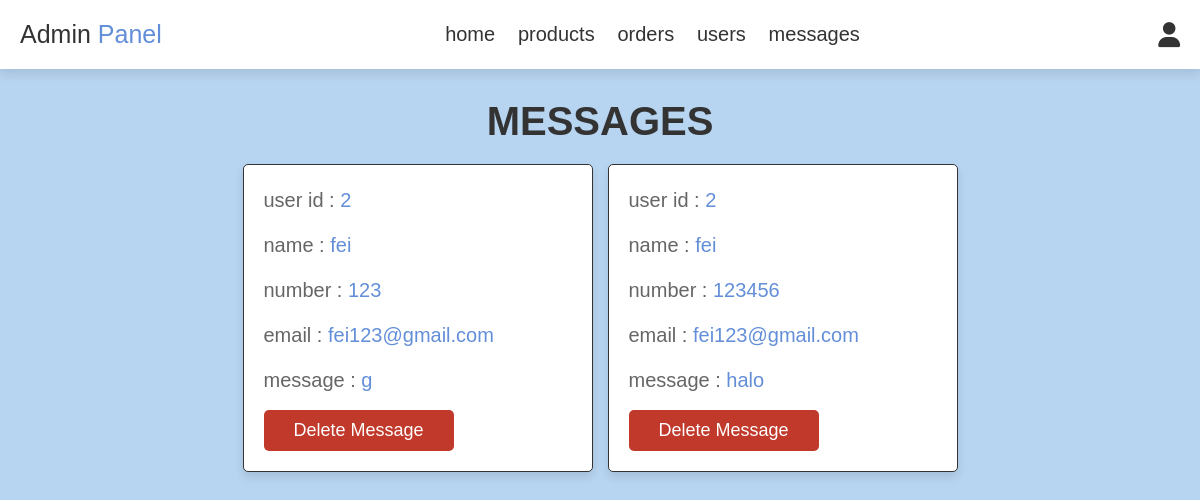
/admin_contacts.php (signed in), run on the app's committed database.
### tables this page shows
CREATE TABLE `message` (
  `id` int(100) NOT NULL,
  `user_id` int(100) NOT NULL,
  `name` varchar(100) NOT NULL,
  `email` varchar(100) NOT NULL,
  `number` varchar(12) NOT NULL,
  `message` varchar(500) NOT NULL
);

### admin_contacts.php (the view, shortened to what this page needs)
<?php
include 'config.php';
?>
<!DOCTYPE html>
<html lang="en">
<head>
   <link rel="stylesheet" href="https://cdnjs.cloudflare.com/ajax/libs/font-awesome/6.0.0/css/all.min.css">
    <link rel="stylesheet" href="css/admin_style.css">
</head>
<body>
<?php include 'admin_header.php'; ?>
<section class="messages">
   <h1 class="title"> messages </h1>
   <div class="box-container">
   <?php
      $select_message = mysqli_query($conn, "SELECT * FROM `message`") or die('query failed');
      if(mysqli_num_rows($select_message) > 0){
         while($fetch_message = mysqli_fetch_assoc($select_message)){
   ?>
   <div class="box">
      <p> user id : <span><?php echo $fetch_message['user_id']; ?></span> </p>
      <p> name : <span><?php echo $fetch_message['name']; ?></span> </p>
      <p> number : <span><?php echo $fetch_message['number']; ?></span> </p>
      <p> email : <span><?php echo $fetch_message['email']; ?></span> </p>
      <p> message : <span><?php echo $fetch_message['message']; ?></span> </p>
      <a href="admin_contacts.php?delete=<?php echo $fetch_message['id']; ?>" onclick="return confirm('delete this message?');" class="delete-btn">delete message</a>
   </div>
   <?php
      };
   }else{
      echo '<p class="empty">you have no messages!</p>';
   }
   ?>
   </div>
</section>
</body>
</html>

### css/admin_style.css (style rules this page uses)
:root { --purple:rgb(99, 142, 216); --red:#c0392b; --orange:rgb(99, 163, 240); --black:#333; --white:#fff; --light-color:#666; --light-white:rgb(174, 175, 178); --light-bg:rgb(183, 212, 240); --border:.1rem solid var(--black); --box-shadow:0 .5rem 1rem rgba(0,0,0,.1); }
* { font-family: Verdana, Geneva, Tahoma, sans-serif; margin:0; padding:0; box-sizing: border-box; outline: none; border:none; text-decoration: none; transition:all .2s linear; }
html { font-size: 62.5%; overflow-x: hidden; }
body { background-color: var(--light-bg); }
section { padding:3rem 2rem; }
.title { text-align: center; margin-bottom: 2rem; text-transform: uppercase; color:var(--black); font-size: 4rem; }
.btn, .option-btn, .delete-btn, .white-btn { display: inline-block; margin-top: 1rem; padding:1rem 3rem; cursor: pointer; color:var(--white); font-size: 1.8rem; border-radius: .5rem; text-transform: capitalize; }
.delete-btn { background-color: var(--red); }
.messages .box-container { display: grid; grid-template-columns: repeat(auto-fit, 35rem); justify-content: center; gap:1.5rem; max-width: 1200px; margin:0 auto; align-items: flex-start; }
.messages .box-container .box { background-color: var(--white); padding:2rem; border:var(--border); box-shadow: var(--box-shadow); border-radius: .5rem; }
.messages .box-container .box p { padding-bottom: 1.5rem; font-size: 2rem; color:var(--light-color); line-height: 1.5; }
.messages .box-container .box p span { color:var(--purple); }
.messages .box-container .box .delete-btn { margin-top: 0; }

### data on the page
message: user "2", name "fei", number "123", email "fei123@gmail.com", message "g"
message: user "2", name "fei", number "123456", email "fei123@gmail.com", message "halo"
